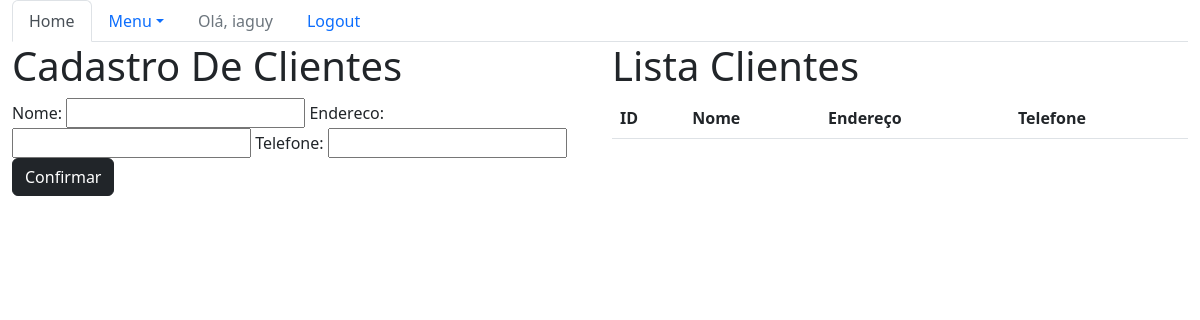
/sistema/pessoas/ (signed in), run on an earlier commit of the app's database.
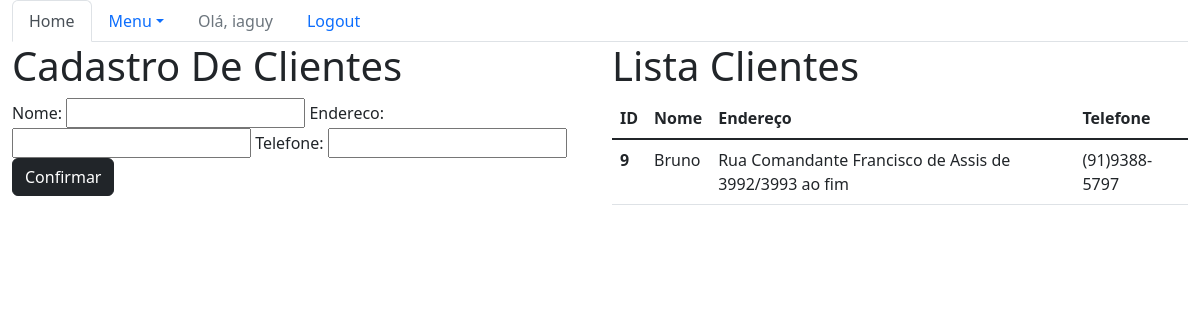
And on a later commit of the database.
### core/models.py (models this page shows, shortened)
class Pessoa(models.Model):
    nome = models.CharField(max_length=100)
    endereco = models.CharField(max_length=200)
    telefone = models.CharField(max_length=20)

### core/views.py (the view)
# urls.py: path('pessoas/', lista_pessoas, name='core_lista_pessoas'),
@login_required
def lista_pessoas(request):
    pessoas = Pessoa.objects.all()
    form = PessoaForm()
    data = {'pessoas': pessoas, 'form': form}
    return render(request, 'core/lista_pessoas.html', data)

### core/forms.py
class PessoaForm(ModelForm):
    class Meta:
        model = Pessoa
        fields = '__all__'

### core/templates/core/lista_pessoas.html (shortened to what this page needs)
{% extends 'base.html' %}
{% load bootstrap %}
{% block menu %}
    <ul class="nav nav-tabs">
        <li class="nav-item">
        <a class="nav-link active" aria-current="page" href="{% url 'core_home' %}">Home</a>
        </li>
        <li class="nav-item dropdown">
        <a class="nav-link dropdown-toggle" data-bs-toggle="dropdown" href="#" role="button" aria-expanded="false">Menu</a>
        {% if user.is_authenticated %}
            <li class="nav-item">
                <a class="nav-link disabled" href="#">Olá, {{ user }}</a>
            </li>
            </li>
            <li class="nav-item">
                <a class="nav-link" href="{% url 'logout' %}">Logout</a>
            </li>
        {% else %}
            </li>
                <li class="nav-item">
                    <a class="nav-link" href="{% url 'login' %}">Login</a>
                </li>
        {% endif %}
    </ul>
{% endblock menu %}
{% block main %}
<div class="row">
    <div class="col-sm-6">
        <h1>Cadastro De Clientes</h1>
        <form action="{% url 'core_pessoa_novo'%}" method="POST">
            {{ form|bootstrap }}
            <button type="submit" class="btn btn-dark">Confirmar</button>
        </form>
    </div>
    <div class="col-sm-6">
        <h1>Lista Clientes</h1>
        <table class="table">
            <thead>
              <tr>
                <th scope="col">ID</th>
                <th scope="col">Nome</th>
                <th scope="col">Endereço</th>
                <th scope="col">Telefone</th>
              </tr>
            </thead>
            <tbody>
                {% for pessoa in pessoas %}
                    <tr>
                        <th scope="row">{{pessoa.id}}</th>
                        <td><a href="{% url 'core_pessoa_update' pessoa.id%}">{{pessoa.nome}}</a></td>
                        <td>{{pessoa.endereco}}</td>
                        <td>{{pessoa.telefone}}</td>
                    </tr>
                {% endfor %}
            </tbody>
          </table>
    </div>
</div>
{% endblock %}

What changed in the data, as far as the page shows it:
added Pessoa: id "9", nome "Bruno", endereco "Rua Comandante Francisco de Assis de 3992/3993 ao fim", telefone "(91)9388-5797"
